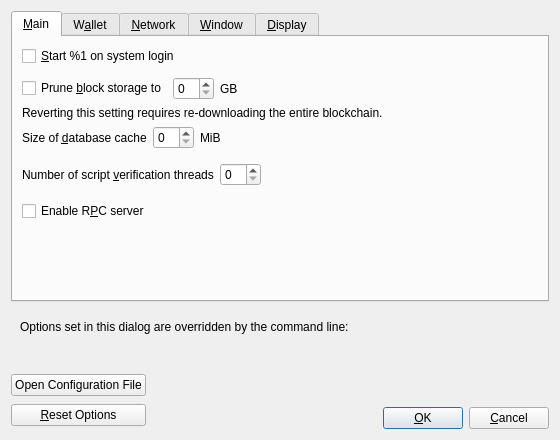
<?xml version="1.0" encoding="UTF-8"?>
<ui version="4.0">
 <class>OptionsDialog</class>
 <widget class="QDialog" name="OptionsDialog">
  <property name="geometry">
   <rect>
    <x>0</x>
    <y>0</y>
    <width>560</width>
    <height>440</height>
   </rect>
  </property>
  <property name="windowTitle">
   <string>Options</string>
  </property>
  <property name="modal">
   <bool>true</bool>
  </property>
  <layout class="QVBoxLayout" name="verticalLayout">
   <item>
    <widget class="QTabWidget" name="tabWidget">
     <property name="currentIndex">
      <number>0</number>
     </property>
     <widget class="QWidget" name="tabMain">
      <attribute name="title">
       <string>&amp;Main</string>
      </attribute>
      <layout class="QVBoxLayout" name="verticalLayout_Main">
       <item>
        <widget class="QCheckBox" name="koyotecoinAtStartup">
         <property name="toolTip">
          <string>Automatically start %1 after logging in to the system.</string>
         </property>
         <property name="text">
          <string>&amp;Start %1 on system login</string>
         </property>
        </widget>
       </item>
       <item>
        <spacer name="horizontalSpacer_0_Main">
         <property name="orientation">
          <enum>Qt::Horizontal</enum>
         </property>
         <property name="sizeHint" stdset="0">
          <size>
           <width>40</width>
           <height>5</height>
          </size>
         </property>
        </spacer>
       </item>
       <item>
        <layout class="QHBoxLayout" name="horizontalLayout_Main_Prune">
         <item>
          <widget class="QCheckBox" name="prune">
           <property name="toolTip">
            <string>Enabling pruning significantly reduces the disk space required to store transactions. All blocks are still fully validated. Reverting this setting requires re-downloading the entire blockchain.</string>
           </property>
           <property name="text">
            <string>Prune &amp;block storage to</string>
           </property>
          </widget>
         </item>
         <item>
          <widget class="QSpinBox" name="pruneSize"/>
         </item>
         <item>
          <widget class="QLabel" name="pruneSizeUnitLabel">
           <property name="text">
            <string>GB</string>
           </property>
           <property name="textFormat">
            <enum>Qt::PlainText</enum>
           </property>
          </widget>
         </item>
         <item>
          <spacer name="horizontalSpacer_Main_Prune">
           <property name="orientation">
            <enum>Qt::Horizontal</enum>
           </property>
           <property name="sizeHint" stdset="0">
            <size>
             <width>40</width>
             <height>20</height>
            </size>
           </property>
          </spacer>
         </item>
        </layout>
       </item>
       <item>
        <widget class="QLabel" name="pruneWarning">
         <property name="text">
          <string>Reverting this setting requires re-downloading the entire blockchain.</string>
         </property>
         <property name="textFormat">
          <enum>Qt::PlainText</enum>
         </property>
        </widget>
       </item>
       <item>
        <layout class="QHBoxLayout" name="horizontalLayout_2_Main">
         <item>
          <widget class="QLabel" name="databaseCacheLabel">
           <property name="toolTip">
            <string extracomment="Tooltip text for Options window setting that sets the size of the database cache. Explains the corresponding effects of increasing/decreasing this value.">Maximum database cache size. A larger cache can contribute to faster sync, after which the benefit is less pronounced for most use cases. Lowering the cache size will reduce memory usage. Unused mempool memory is shared for this cache.</string>
           </property>
           <property name="text">
            <string>Size of &amp;database cache</string>
           </property>
           <property name="textFormat">
            <enum>Qt::PlainText</enum>
           </property>
           <property name="buddy">
            <cstring>databaseCache</cstring>
           </property>
          </widget>
         </item>
         <item>
          <widget class="QSpinBox" name="databaseCache"/>
         </item>
         <item>
          <widget class="QLabel" name="databaseCacheUnitLabel">
           <property name="text">
            <string>MiB</string>
           </property>
           <property name="textFormat">
            <enum>Qt::PlainText</enum>
           </property>
          </widget>
         </item>
         <item>
          <spacer name="horizontalSpacer_2_Main">
           <property name="orientation">
            <enum>Qt::Horizontal</enum>
           </property>
           <property name="sizeHint" stdset="0">
            <size>
             <width>40</width>
             <height>20</height>
            </size>
           </property>
          </spacer>
         </item>
        </layout>
       </item>
       <item>
        <layout class="QHBoxLayout" name="horizontalLayout_Main_VerifyLabel">
         <item>
          <widget class="QLabel" name="threadsScriptVerifLabel">
           <property name="toolTip">
            <string extracomment="Tooltip text for Options window setting that sets the number of script verification threads. Explains that negative values mean to leave these many cores free to the system.">Set the number of script verification threads. Negative values correspond to the number of cores you want to leave free to the system.</string>
           </property>
           <property name="text">
            <string>Number of script &amp;verification threads</string>
           </property>
           <property name="textFormat">
            <enum>Qt::PlainText</enum>
           </property>
           <property name="buddy">
            <cstring>threadsScriptVerif</cstring>
           </property>
          </widget>
         </item>
         <item>
          <widget class="QSpinBox" name="threadsScriptVerif">
           <property name="toolTip">
            <string>(0 = auto, &lt;0 = leave that many cores free)</string>
           </property>
          </widget>
         </item>
         <item>
          <spacer name="horizontalSpacer_Main_Threads">
           <property name="orientation">
            <enum>Qt::Horizontal</enum>
           </property>
           <property name="sizeHint" stdset="0">
            <size>
             <width>40</width>
             <height>40</height>
            </size>
           </property>
          </spacer>
         </item>
        </layout>
       </item>
       <item>
        <widget class="QCheckBox" name="enableServer">
         <property name="toolTip">
          <string extracomment="Tooltip text for Options window setting that enables the RPC server.">This allows you or a third party tool to communicate with the node through command-line and JSON-RPC commands.</string>
         </property>
         <property name="text">
          <string extracomment="An Options window setting to enable the RPC server.">Enable R&amp;PC server</string>
         </property>
        </widget>
       </item>
       <item>
        <spacer name="verticalSpacer_Main">
         <property name="orientation">
          <enum>Qt::Vertical</enum>
         </property>
         <property name="sizeHint" stdset="0">
          <size>
           <width>20</width>
           <height>40</height>
          </size>
         </property>
        </spacer>
       </item>
      </layout>
     </widget>
     <widget class="QWidget" name="tabWallet">
      <attribute name="title">
       <string>W&amp;allet</string>
      </attribute>
      <layout class="QVBoxLayout" name="verticalLayout_Wallet">
       <item>
        <widget class="QCheckBox" name="subFeeFromAmount">
         <property name="toolTip">
          <string extracomment="Tooltip text for Options window setting that sets subtracting the fee from a sending amount as default.">Whether to set subtract fee from amount as default or not.</string>
         </property>
         <property name="text">
          <string extracomment="An Options window setting to set subtracting the fee from a sending amount as default.">Subtract &amp;fee from amount by default</string>
         </property>
        </widget>
       </item>
       <item>
        <widget class="QGroupBox" name="groupBox">
         <property name="title">
          <string>Expert</string>
         </property>
         <layout class="QVBoxLayout" name="verticalLayout_2">
          <item>
           <widget class="QCheckBox" name="coinControlFeatures">
            <property name="toolTip">
             <string>Whether to show coin control features or not.</string>
            </property>
            <property name="text">
             <string>Enable coin &amp;control features</string>
            </property>
           </widget>
          </item>
          <item>
           <widget class="QCheckBox" name="spendZeroConfChange">
            <property name="toolTip">
             <string>If you disable the spending of unconfirmed change, the change from a transaction cannot be used until that transaction has at least one confirmation. This also affects how your balance is computed.</string>
            </property>
            <property name="text">
             <string>&amp;Spend unconfirmed change</string>
            </property>
           </widget>
          </item>
          <item>
           <widget class="QCheckBox" name="m_enable_pskt_controls">
            <property name="text">
             <string extracomment="An options window setting to enable PSKT controls.">Enable &amp;PSKT controls</string>
            </property>
            <property name="toolTip">
             <string extracomment="Tooltip text for options window setting that enables PSKT controls.">Whether to show PSKT controls.</string>
            </property>
           </widget>
          </item>
         </layout>
        </widget>
       </item>
       <item>
        <widget class="QGroupBox" name="groupBoxHww">
         <property name="title">
          <string>External Signer (e.g. hardware wallet)</string>
         </property>
         <layout class="QVBoxLayout" name="verticalLayoutHww">
          <item>
           <layout class="QHBoxLayout" name="horizontalLayoutHww">
            <item>
             <widget class="QLabel" name="externalSignerPathLabel">
              <property name="text">
               <string>&amp;External signer script path</string>
              </property>
              <property name="buddy">
               <cstring>externalSignerPath</cstring>
              </property>
             </widget>
            </item>
            <item>
             <widget class="QLineEdit" name="externalSignerPath">
              <property name="toolTip">
               <string>Full path to a Koyotecoin Core compatible script (e.g. C:\Downloads\hwi.exe or /Users/you/Downloads/hwi.py). Beware: malware can steal your coins!</string>
              </property>
             </widget>
            </item>
           </layout>
          </item>
         </layout>
        </widget>
       </item>
       <item>
        <spacer name="verticalSpacer_Wallet">
         <property name="orientation">
          <enum>Qt::Vertical</enum>
         </property>
         <property name="sizeHint" stdset="0">
          <size>
           <width>20</width>
           <height>40</height>
          </size>
         </property>
        </spacer>
       </item>
      </layout>
     </widget>
     <widget class="QWidget" name="tabNetwork">
      <attribute name="title">
       <string>&amp;Network</string>
      </attribute>
      <layout class="QVBoxLayout" name="verticalLayout_Network">
       <item>
        <widget class="QCheckBox" name="mapPortUpnp">
         <property name="toolTip">
          <string>Automatically open the Koyotecoin client port on the router. This only works when your router supports UPnP and it is enabled.</string>
         </property>
         <property name="text">
          <string>Map port using &amp;UPnP</string>
         </property>
        </widget>
       </item>
       <item>
        <widget class="QCheckBox" name="mapPortNatpmp">
         <property name="toolTip">
          <string>Automatically open the Koyotecoin client port on the router. This only works when your router supports NAT-PMP and it is enabled. The external port could be random.</string>
         </property>
         <property name="text">
          <string>Map port using NA&amp;T-PMP</string>
         </property>
        </widget>
       </item>
       <item>
        <widget class="QCheckBox" name="allowIncoming">
         <property name="toolTip">
          <string>Accept connections from outside.</string>
         </property>
         <property name="text">
          <string>Allow incomin&amp;g connections</string>
         </property>
        </widget>
       </item>
       <item>
        <widget class="QCheckBox" name="connectSocks">
         <property name="toolTip">
          <string>Connect to the Koyotecoin network through a SOCKS5 proxy.</string>
         </property>
         <property name="text">
          <string>&amp;Connect through SOCKS5 proxy (default proxy):</string>
         </property>
        </widget>
       </item>
       <item>
        <layout class="QHBoxLayout" name="horizontalLayout_1_Network">
         <item>
          <widget class="QLabel" name="proxyIpLabel">
           <property name="text">
            <string>Proxy &amp;IP:</string>
           </property>
           <property name="textFormat">
            <enum>Qt::PlainText</enum>
           </property>
           <property name="buddy">
            <cstring>proxyIp</cstring>
           </property>
          </widget>
         </item>
         <item>
          <widget class="QValidatedLineEdit" name="proxyIp">
           <property name="minimumSize">
            <size>
             <width>140</width>
             <height>0</height>
            </size>
           </property>
           <property name="maximumSize">
            <size>
             <width>140</width>
             <height>16777215</height>
            </size>
           </property>
           <property name="toolTip">
            <string>IP address of the proxy (e.g. IPv4: 127.0.0.1 / IPv6: ::1)</string>
           </property>
          </widget>
         </item>
         <item>
          <widget class="QLabel" name="proxyPortLabel">
           <property name="text">
            <string>&amp;Port:</string>
           </property>
           <property name="textFormat">
            <enum>Qt::PlainText</enum>
           </property>
           <property name="buddy">
            <cstring>proxyPort</cstring>
           </property>
          </widget>
         </item>
         <item>
          <widget class="QLineEdit" name="proxyPort">
           <property name="minimumSize">
            <size>
             <width>55</width>
             <height>0</height>
            </size>
           </property>
           <property name="maximumSize">
            <size>
             <width>55</width>
             <height>16777215</height>
            </size>
           </property>
           <property name="toolTip">
            <string>Port of the proxy (e.g. 9050)</string>
           </property>
          </widget>
         </item>
         <item>
          <spacer name="horizontalSpacer_1_Network">
           <property name="orientation">
            <enum>Qt::Horizontal</enum>
           </property>
           <property name="sizeHint" stdset="0">
            <size>
             <width>40</width>
             <height>20</height>
            </size>
           </property>
          </spacer>
         </item>
        </layout>
       </item>
       <item>
        <layout class="QHBoxLayout" name="horizontalLayout_2_Network">
         <item>
          <widget class="QLabel" name="proxyActiveNets">
           <property name="text">
            <string>Used for reaching peers via:</string>
           </property>
           <property name="textFormat">
            <enum>Qt::PlainText</enum>
           </property>
          </widget>
         </item>
         <item>
          <widget class="QCheckBox" name="proxyReachIPv4">
           <property name="enabled">
            <bool>false</bool>
           </property>
           <property name="toolTip">
            <string>Shows if the supplied default SOCKS5 proxy is used to reach peers via this network type.</string>
           </property>
           <property name="text">
            <string/>
           </property>
          </widget>
         </item>
         <item>
          <widget class="QLabel" name="proxyReachIPv4Label">
           <property name="text">
            <string>IPv4</string>
           </property>
           <property name="textFormat">
            <enum>Qt::PlainText</enum>
           </property>
          </widget>
         </item>
         <item>
          <widget class="QCheckBox" name="proxyReachIPv6">
           <property name="enabled">
            <bool>false</bool>
           </property>
           <property name="toolTip">
            <string>Shows if the supplied default SOCKS5 proxy is used to reach peers via this network type.</string>
           </property>
           <property name="text">
            <string/>
           </property>
          </widget>
         </item>
         <item>
          <widget class="QLabel" name="proxyReachIPv6Label">
           <property name="text">
            <string>IPv6</string>
           </property>
           <property name="textFormat">
            <enum>Qt::PlainText</enum>
           </property>
          </widget>
         </item>
         <item>
          <widget class="QCheckBox" name="proxyReachTor">
           <property name="enabled">
            <bool>false</bool>
           </property>
           <property name="toolTip">
            <string>Shows if the supplied default SOCKS5 proxy is used to reach peers via this network type.</string>
           </property>
           <property name="text">
            <string/>
           </property>
          </widget>
         </item>
         <item>
          <widget class="QLabel" name="proxyReachTorLabel">
           <property name="text">
            <string>Tor</string>
           </property>
           <property name="textFormat">
            <enum>Qt::PlainText</enum>
           </property>
          </widget>
         </item>
         <item>
          <spacer name="horizontalSpacer_2_Network">
           <property name="orientation">
            <enum>Qt::Horizontal</enum>
           </property>
           <property name="sizeHint" stdset="0">
            <size>
             <width>40</width>
             <height>20</height>
            </size>
           </property>
          </spacer>
         </item>
        </layout>
       </item>
       <item>
        <widget class="QCheckBox" name="connectSocksTor">
         <property name="toolTip">
          <string>Connect to the Koyotecoin network through a separate SOCKS5 proxy for Tor onion services.</string>
         </property>
         <property name="text">
          <string>Use separate SOCKS&amp;5 proxy to reach peers via Tor onion services:</string>
         </property>
        </widget>
       </item>
       <item>
        <layout class="QHBoxLayout" name="horizontalLayout_3_Network">
         <item>
          <widget class="QLabel" name="proxyIpTorLabel">
           <property name="text">
            <string>Proxy &amp;IP:</string>
           </property>
           <property name="textFormat">
            <enum>Qt::PlainText</enum>
           </property>
           <property name="buddy">
            <cstring>proxyIpTor</cstring>
           </property>
          </widget>
         </item>
         <item>
          <widget class="QValidatedLineEdit" name="proxyIpTor">
           <property name="minimumSize">
            <size>
             <width>140</width>
             <height>0</height>
            </size>
           </property>
           <property name="maximumSize">
            <size>
             <width>140</width>
             <height>16777215</height>
            </size>
           </property>
           <property name="toolTip">
            <string>IP address of the proxy (e.g. IPv4: 127.0.0.1 / IPv6: ::1)</string>
           </property>
          </widget>
         </item>
         <item>
          <widget class="QLabel" name="proxyPortTorLabel">
           <property name="text">
            <string>&amp;Port:</string>
           </property>
           <property name="textFormat">
            <enum>Qt::PlainText</enum>
           </property>
           <property name="buddy">
            <cstring>proxyPortTor</cstring>
           </property>
          </widget>
         </item>
         <item>
          <widget class="QLineEdit" name="proxyPortTor">
           <property name="minimumSize">
            <size>
             <width>55</width>
             <height>0</height>
            </size>
           </property>
           <property name="maximumSize">
            <size>
             <width>55</width>
             <height>16777215</height>
            </size>
           </property>
           <property name="toolTip">
            <string>Port of the proxy (e.g. 9050)</string>
           </property>
          </widget>
         </item>
         <item>
          <spacer name="horizontalSpacer_4_Network">
           <property name="orientation">
            <enum>Qt::Horizontal</enum>
           </property>
           <property name="sizeHint" stdset="0">
            <size>
             <width>40</width>
             <height>20</height>
            </size>
           </property>
          </spacer>
         </item>
        </layout>
       </item>
       <item>
        <spacer name="verticalSpacer_Network">
         <property name="orientation">
          <enum>Qt::Vertical</enum>
         </property>
         <property name="sizeHint" stdset="0">
          <size>
           <width>20</width>
           <height>40</height>
          </size>
         </property>
        </spacer>
       </item>
      </layout>
     </widget>
     <widget class="QWidget" name="tabWindow">
      <attribute name="title">
       <string>&amp;Window</string>
      </attribute>
      <layout class="QVBoxLayout" name="verticalLayout_Window">
       <item>
        <widget class="QCheckBox" name="showTrayIcon">
         <property name="toolTip">
          <string>Show the icon in the system tray.</string>
         </property>
         <property name="text">
          <string>&amp;Show tray icon</string>
         </property>
         <property name="checked">
          <bool>true</bool>
         </property>
        </widget>
       </item>
       <item>
        <widget class="QCheckBox" name="minimizeToTray">
         <property name="toolTip">
          <string>Show only a tray icon after minimizing the window.</string>
         </property>
         <property name="text">
          <string>&amp;Minimize to the tray instead of the taskbar</string>
         </property>
        </widget>
       </item>
       <item>
        <widget class="QCheckBox" name="minimizeOnClose">
         <property name="toolTip">
          <string>Minimize instead of exit the application when the window is closed. When this option is enabled, the application will be closed only after selecting Exit in the menu.</string>
         </property>
         <property name="text">
          <string>M&amp;inimize on close</string>
         </property>
        </widget>
       </item>
       <item>
        <spacer name="verticalSpacer_Window">
         <property name="orientation">
          <enum>Qt::Vertical</enum>
         </property>
         <property name="sizeHint" stdset="0">
          <size>
           <width>20</width>
           <height>40</height>
          </size>
         </property>
        </spacer>
       </item>
      </layout>
     </widget>
     <widget class="QWidget" name="tabDisplay">
      <attribute name="title">
       <string>&amp;Display</string>
      </attribute>
      <layout class="QVBoxLayout" name="verticalLayout_Display">
       <item>
        <layout class="QHBoxLayout" name="horizontalLayout_1_Display">
         <item>
          <widget class="QLabel" name="langLabel">
           <property name="text">
            <string>User Interface &amp;language:</string>
           </property>
           <property name="textFormat">
            <enum>Qt::PlainText</enum>
           </property>
           <property name="buddy">
            <cstring>lang</cstring>
           </property>
          </widget>
         </item>
         <item>
          <widget class="QValueComboBox" name="lang">
           <property name="toolTip">
            <string>The user interface language can be set here. This setting will take effect after restarting %1.</string>
           </property>
          </widget>
         </item>
        </layout>
       </item>
       <item>
        <layout class="QHBoxLayout" name="horizontalLayout_2_Display">
         <item>
          <widget class="QLabel" name="unitLabel">
           <property name="text">
            <string>&amp;Unit to show amounts in:</string>
           </property>
           <property name="textFormat">
            <enum>Qt::PlainText</enum>
           </property>
           <property name="buddy">
            <cstring>unit</cstring>
           </property>
          </widget>
         </item>
         <item>
          <widget class="QValueComboBox" name="unit">
           <property name="toolTip">
            <string>Choose the default subdivision unit to show in the interface and when sending coins.</string>
           </property>
          </widget>
         </item>
        </layout>
       </item>
       <item>
        <layout class="QHBoxLayout" name="horizontalLayout_3_Display">
         <item>
          <widget class="QLabel" name="thirdPartyTxUrlsLabel">
           <property name="toolTip">
            <string>Third-party URLs (e.g. a block explorer) that appear in the transactions tab as context menu items. %s in the URL is replaced by transaction hash. Multiple URLs are separated by vertical bar |.</string>
           </property>
           <property name="text">
            <string>&amp;Third-party transaction URLs</string>
           </property>
           <property name="buddy">
            <cstring>thirdPartyTxUrls</cstring>
           </property>
          </widget>
         </item>
         <item>
          <widget class="QLineEdit" name="thirdPartyTxUrls">
           <property name="toolTip">
            <string>Third-party URLs (e.g. a block explorer) that appear in the transactions tab as context menu items. %s in the URL is replaced by transaction hash. Multiple URLs are separated by vertical bar |.</string>
           </property>
           <property name="placeholderText">
            <string notr="true">https://example.com/tx/%s</string>
           </property>
          </widget>
         </item>
        </layout>
       </item>
       <item>
        <widget class="QGroupBox" name="font_groupBox">
         <property name="title">
          <string>Monospaced font in the Overview tab:</string>
         </property>
         <layout class="QVBoxLayout" name="font_verticalLayout">
          <item>
           <layout class="QHBoxLayout" name="embeddedFont_horizontalLayout">
            <item>
             <widget class="QRadioButton" name="embeddedFont_radioButton">
              <property name="text">
               <string>embedded &quot;%1&quot;</string>
              </property>
             </widget>
            </item>
            <item>
             <spacer name="embeddedFont_horizontalSpacer">
              <property name="orientation">
               <enum>Qt::Horizontal</enum>
              </property>
              <property name="sizeHint" stdset="0">
               <size>
                <width>40</width>
                <height>20</height>
               </size>
              </property>
             </spacer>
            </item>
            <item>
             <layout class="QVBoxLayout" name="embeddedFont_verticalLayout">
              <item>
               <widget class="QLabel" name="embeddedFont_label_1">
                <property name="text">
                 <string notr="true">111.11111111 KYC</string>
                </property>
               </widget>
              </item>
              <item>
               <widget class="QLabel" name="embeddedFont_label_9">
                <property name="text">
                 <string notr="true">909.09090909 KYC</string>
                </property>
               </widget>
              </item>
             </layout>
            </item>
           </layout>
          </item>
          <item>
           <widget class="Line" name="font_line">
            <property name="orientation">
             <enum>Qt::Horizontal</enum>
            </property>
           </widget>
          </item>
          <item>
           <layout class="QHBoxLayout" name="systemFont_horizontalLayout">
            <item>
             <widget class="QRadioButton" name="systemFont_radioButton">
              <property name="text">
               <string>closest matching &quot;%1&quot;</string>
              </property>
             </widget>
            </item>
            <item>
             <spacer name="systemFont_horizontalSpacer">
              <property name="orientation">
               <enum>Qt::Horizontal</enum>
              </property>
              <property name="sizeHint" stdset="0">
               <size>
                <width>40</width>
                <height>20</height>
               </size>
              </property>
             </spacer>
            </item>
            <item>
             <layout class="QVBoxLayout" name="systemFont_verticalLayout">
              <item>
               <widget class="QLabel" name="systemFont_label_1">
                <property name="text">
                 <string notr="true">111.11111111 KYC</string>
                </property>
               </widget>
              </item>
              <item>
               <widget class="QLabel" name="systemFont_label_9">
                <property name="text">
                 <string notr="true">909.09090909 KYC</string>
                </property>
               </widget>
              </item>
             </layout>
            </item>
           </layout>
          </item>
         </layout>
        </widget>
       </item>
       <item>
        <spacer name="verticalSpacer_Display">
         <property name="orientation">
          <enum>Qt::Vertical</enum>
         </property>
         <property name="sizeHint" stdset="0">
          <size>
           <width>20</width>
           <height>40</height>
          </size>
         </property>
        </spacer>
       </item>
      </layout>
     </widget>
    </widget>
   </item>
   <item>
    <widget class="QFrame" name="frame">
     <layout class="QVBoxLayout" name="verticalLayout_Bottom">
      <item>
       <layout class="QHBoxLayout" name="horizontalLayout_Bottom">
        <item>
         <widget class="QLabel" name="overriddenByCommandLineInfoLabel">
          <property name="text">
           <string>Options set in this dialog are overridden by the command line:</string>
          </property>
          <property name="textFormat">
           <enum>Qt::PlainText</enum>
          </property>
         </widget>
        </item>
        <item>
         <spacer name="horizontalSpacer_Bottom">
          <property name="orientation">
           <enum>Qt::Horizontal</enum>
          </property>
          <property name="sizeHint" stdset="0">
           <size>
            <width>40</width>
            <height>20</height>
           </size>
          </property>
         </spacer>
        </item>
       </layout>
      </item>
      <item>
       <widget class="QLabel" name="overriddenByCommandLineLabel">
        <property name="text">
         <string/>
        </property>
        <property name="textFormat">
         <enum>Qt::PlainText</enum>
        </property>
        <property name="wordWrap">
         <bool>true</bool>
        </property>
       </widget>
      </item>
     </layout>
    </widget>
   </item>
   <item>
    <layout class="QHBoxLayout" name="horizontalLayout_Buttons">
     <item>
      <layout class="QVBoxLayout" name="verticalLayout_Buttons">
       <item>
        <widget class="QPushButton" name="openKoyotecoinConfButton">
         <property name="toolTip">
          <string>Open the %1 configuration file from the working directory.</string>
         </property>
         <property name="text">
          <string>Open Configuration File</string>
         </property>
         <property name="autoDefault">
          <bool>false</bool>
         </property>
        </widget>
       </item>
       <item>
        <widget class="QPushButton" name="resetButton">
         <property name="toolTip">
          <string>Reset all client options to default.</string>
         </property>
         <property name="text">
          <string>&amp;Reset Options</string>
         </property>
         <property name="autoDefault">
          <bool>false</bool>
         </property>
        </widget>
       </item>
      </layout>
     </item>
     <item>
      <spacer name="horizontalSpacer_1">
       <property name="orientation">
        <enum>Qt::Horizontal</enum>
       </property>
       <property name="sizeHint" stdset="0">
        <size>
         <width>40</width>
         <height>48</height>
        </size>
       </property>
      </spacer>
     </item>
     <item>
      <widget class="QLabel" name="statusLabel">
       <property name="minimumSize">
        <size>
         <width>200</width>
         <height>0</height>
        </size>
       </property>
       <property name="font">
        <font>
         <weight>75</weight>
         <bold>true</bold>
        </font>
       </property>
       <property name="text">
        <string/>
       </property>
       <property name="textFormat">
        <enum>Qt::PlainText</enum>
       </property>
       <property name="wordWrap">
        <bool>true</bool>
       </property>
      </widget>
     </item>
     <item>
      <spacer name="horizontalSpacer_2">
       <property name="orientation">
        <enum>Qt::Horizontal</enum>
       </property>
       <property name="sizeHint" stdset="0">
        <size>
         <width>40</width>
         <height>48</height>
        </size>
       </property>
      </spacer>
     </item>
     <item>
      <layout class="QVBoxLayout" name="verticalLayout_4">
       <item>
        <spacer name="verticalSpacer">
         <property name="orientation">
          <enum>Qt::Vertical</enum>
         </property>
         <property name="sizeHint" stdset="0">
          <size>
           <width>20</width>
           <height>40</height>
          </size>
         </property>
        </spacer>
       </item>
       <item>
        <layout class="QHBoxLayout" name="horizontalLayout">
         <item>
          <widget class="QPushButton" name="okButton">
           <property name="text">
            <string>&amp;OK</string>
           </property>
           <property name="autoDefault">
            <bool>false</bool>
           </property>
           <property name="default">
            <bool>true</bool>
           </property>
          </widget>
         </item>
         <item>
          <widget class="QPushButton" name="cancelButton">
           <property name="text">
            <string>&amp;Cancel</string>
           </property>
           <property name="autoDefault">
            <bool>false</bool>
           </property>
          </widget>
         </item>
        </layout>
       </item>
      </layout>
     </item>
    </layout>
   </item>
  </layout>
 </widget>
 <customwidgets>
  <customwidget>
   <class>QValidatedLineEdit</class>
   <extends>QLineEdit</extends>
   <header>qt/qvalidatedlineedit.h</header>
  </customwidget>
  <customwidget>
   <class>QValueComboBox</class>
   <extends>QComboBox</extends>
   <header>qt/qvaluecombobox.h</header>
  </customwidget>
 </customwidgets>
 <resources/>
 <connections/>
</ui>
